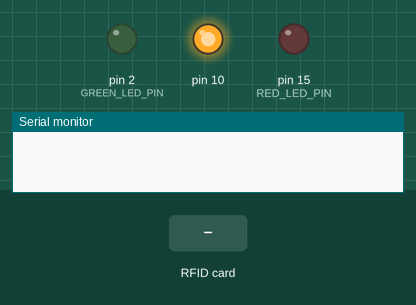
Simulated run of this sketch. Board: Arduino Uno, built with avr-gcc and run on an emulated ATmega328P. Shown: output pins drawn as LEDs (lit = HIGH), the last lines printed to the serial monitor. The test bench sets the inputs (shaded band).

Above: at 1.2 s.
1.3 s: RFID card A4 C6 E7 07 held to the reader
At 1.7 s:
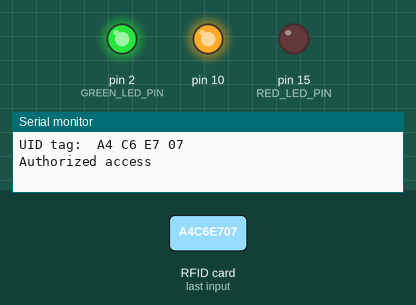
3.8 s: RFID card 5E 7A 19 C4 held to the reader
At 4.6 s:
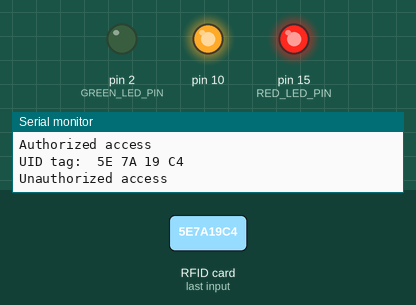
Timing chart, 0 to 6.8 s (numbered marks = the images above; inputs shaded):
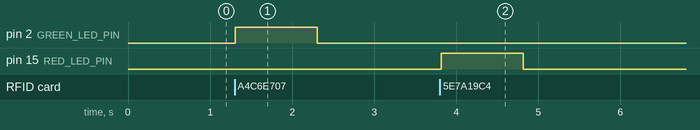

The sketch:

RFID.ino
```cpp
#include <SPI.h>
#include <MFRC522.h>

// RFID
#define SS_PIN 5
#define RST_PIN 0
MFRC522 rfid(SS_PIN, RST_PIN);

// LED pins
#define GREEN_LED_PIN 2
#define RED_LED_PIN 15

// Predefined authorized UID
//A4 C6 E7 07
byte authorizedUID[] = { 0xA4, 0xC6, 0xE7, 0x07 }; // Replace with your own authorized UID

void setup() {
  Serial.begin(115200);
  SPI.begin();
  rfid.PCD_Init();

  pinMode(GREEN_LED_PIN, OUTPUT);
  pinMode(RED_LED_PIN, OUTPUT);

  digitalWrite(GREEN_LED_PIN, LOW);
  digitalWrite(RED_LED_PIN, LOW);
}

void loop() {

  // Look for new cards
  if (rfid.PICC_IsNewCardPresent() && rfid.PICC_ReadCardSerial()) {
    Serial.print("UID tag: ");
    String content = "";
    byte letter;
    for (byte i = 0; i < rfid.uid.size; i++) {
      Serial.print(rfid.uid.uidByte[i] < 0x10 ? " 0" : " ");
      Serial.print(rfid.uid.uidByte[i], HEX);
      content.concat(String(rfid.uid.uidByte[i] < 0x10 ? " 0" : " "));
      content.concat(String(rfid.uid.uidByte[i], HEX));
    }
    Serial.println();

    // Check if the UID matches the authorized UID
    if (isAuthorized(rfid.uid.uidByte, rfid.uid.size)) {
      digitalWrite(GREEN_LED_PIN, HIGH);
      digitalWrite(RED_LED_PIN, LOW);
      Serial.println("Authorized access");
      // Add further logic to check password from keypad here
    } else {
      digitalWrite(GREEN_LED_PIN, LOW);
      digitalWrite(RED_LED_PIN, HIGH);
      Serial.println("Unauthorized access");
    }
    delay(1000);
    digitalWrite(GREEN_LED_PIN, LOW);
    digitalWrite(RED_LED_PIN, LOW);

    // Halt PICC
    rfid.PICC_HaltA();
    // Stop encryption on PCD
    rfid.PCD_StopCrypto1();
  }
}

bool isAuthorized(byte *uid, byte uidSize) {
  if (uidSize != sizeof(authorizedUID)) return false;
  for (byte i = 0; i < uidSize; i++) {
    if (uid[i] != authorizedUID[i]) return false;
  }
  return true;
}
```

Measured:
- after the input at 1.3 s, pin 2 (GREEN_LED_PIN): LOW → HIGH at once, → LOW 1.0 s later
- after the input at 3.8 s, pin 15 (RED_LED_PIN): LOW → HIGH at once, → LOW 1.0 s later
